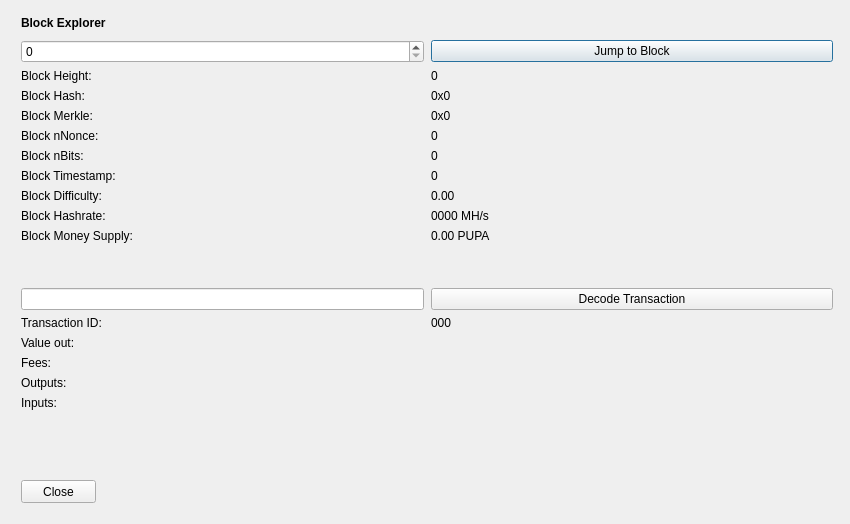
<?xml version="1.0" encoding="UTF-8"?>
<ui version="4.0">
 <class>BlockBrowser</class>
 <widget class="QDialog" name="BlockBrowser">
  <property name="windowModality">
   <enum>Qt::NonModal</enum>
  </property>
  <property name="enabled">
   <bool>true</bool>
  </property>
  <property name="geometry">
   <rect>
    <x>0</x>
    <y>0</y>
    <width>850</width>
    <height>524</height>
   </rect>
  </property>
  <property name="sizePolicy">
   <sizepolicy hsizetype="Preferred" vsizetype="Preferred">
    <horstretch>0</horstretch>
    <verstretch>0</verstretch>
   </sizepolicy>
  </property>
  <property name="minimumSize">
   <size>
    <width>0</width>
    <height>0</height>
   </size>
  </property>
  <property name="acceptDrops">
   <bool>false</bool>
  </property>
  <property name="windowTitle">
   <string>Testcoin Block Explorer</string>
  </property>
  <layout class="QGridLayout">
   <property name="sizeConstraint">
    <enum>QLayout::SetMaximumSize</enum>
   </property>
   <property name="leftMargin">
    <number>21</number>
   </property>
   <property name="topMargin">
    <number>10</number>
   </property>
   <property name="rightMargin">
    <number>10</number>
   </property>
   <item row="1" column="0">
    <widget class="QWidget" name="widget" native="true">
     <widget class="QWidget" name="layoutWidgetBE1">
      <property name="geometry">
       <rect>
        <x>0</x>
        <y>0</y>
        <width>822</width>
        <height>27</height>
       </rect>
      </property>
      <layout class="QHBoxLayout" name="horizontalLayoutBE">
       <property name="spacing">
        <number>7</number>
       </property>
       <item>
        <widget class="QLabel" name="labelBlockExplorer">
         <property name="sizePolicy">
          <sizepolicy hsizetype="Preferred" vsizetype="Maximum">
           <horstretch>0</horstretch>
           <verstretch>0</verstretch>
          </sizepolicy>
         </property>
         <property name="font">
          <font>
           <weight>75</weight>
           <bold>true</bold>
          </font>
         </property>
         <property name="styleSheet">
          <string notr="true">font-weight:bold;</string>
         </property>
         <property name="text">
          <string>Block Explorer</string>
         </property>
        </widget>
       </item>
       <item>
        <spacer name="horizontalSpacerBE">
         <property name="orientation">
          <enum>Qt::Horizontal</enum>
         </property>
         <property name="sizeHint" stdset="0">
          <size>
           <width>40</width>
           <height>20</height>
          </size>
         </property>
        </spacer>
       </item>
      </layout>
     </widget>
     <widget class="QWidget" name="layoutWidgetBE2">
      <property name="geometry">
       <rect>
        <x>0</x>
        <y>30</y>
        <width>812</width>
        <height>410</height>
       </rect>
      </property>
      <layout class="QGridLayout" name="gridLayoutBE" rowstretch="0,0,0,0,0,0,0,0,0,0,0,0,0,0,0,0,0,0,0,0" columnstretch="0,0">
       <property name="sizeConstraint">
        <enum>QLayout::SetDefaultConstraint</enum>
       </property>
       <property name="horizontalSpacing">
        <number>7</number>
       </property>
       <item row="14" column="1">
        <widget class="QLabel" name="txID">
         <property name="text">
          <string>000</string>
         </property>
         <property name="textInteractionFlags">
          <set>Qt::LinksAccessibleByMouse|Qt::TextSelectableByMouse</set>
         </property>
        </widget>
       </item>
       <item row="8" column="1">
        <widget class="QLabel" name="timeBox">
         <property name="text">
          <string>0</string>
         </property>
         <property name="textInteractionFlags">
          <set>Qt::LinksAccessibleByMouse|Qt::TextSelectableByMouse</set>
         </property>
        </widget>
       </item>
       <item row="9" column="1">
        <widget class="QLabel" name="diffBox">
         <property name="text">
          <string>0.00</string>
         </property>
         <property name="textInteractionFlags">
          <set>Qt::LinksAccessibleByMouse|Qt::TextSelectableByMouse</set>
         </property>
        </widget>
       </item>
       <item row="10" column="0">
        <widget class="QLabel" name="hashRateLabel">
         <property name="text">
          <string>Block Hashrate:</string>
         </property>
        </widget>
       </item>
       <item row="9" column="0">
        <widget class="QLabel" name="diffLabel">
         <property name="text">
          <string>Block Difficulty:</string>
         </property>
        </widget>
       </item>
       <item row="17" column="1">
        <widget class="QLabel" name="outputBox">
         <property name="text">
          <string/>
         </property>
         <property name="alignment">
          <set>Qt::AlignLeading|Qt::AlignLeft|Qt::AlignTop</set>
         </property>
         <property name="textInteractionFlags">
          <set>Qt::LinksAccessibleByMouse|Qt::TextSelectableByMouse</set>
         </property>
        </widget>
       </item>
       <item row="3" column="1">
        <widget class="QLabel" name="heightLabelBE1">
         <property name="text">
          <string>0</string>
         </property>
         <property name="textInteractionFlags">
          <set>Qt::LinksAccessibleByMouse|Qt::TextSelectableByMouse</set>
         </property>
        </widget>
       </item>
       <item row="1" column="1">
        <widget class="QPushButton" name="blockButton">
         <property name="text">
          <string>Jump to Block</string>
         </property>
        </widget>
       </item>
       <item row="3" column="0">
        <widget class="QLabel" name="heightLabelBE2">
         <property name="text">
          <string>Block Height:</string>
         </property>
        </widget>
       </item>
       <item row="7" column="0">
        <widget class="QLabel" name="bitsLabel">
         <property name="text">
          <string>Block nBits:</string>
         </property>
        </widget>
       </item>
       <item row="6" column="1">
        <widget class="QLabel" name="nonceBox">
         <property name="text">
          <string>0</string>
         </property>
         <property name="textInteractionFlags">
          <set>Qt::LinksAccessibleByMouse|Qt::TextSelectableByMouse</set>
         </property>
        </widget>
       </item>
       <item row="6" column="0">
        <widget class="QLabel" name="nonceLabel">
         <property name="text">
          <string>Block nNonce:</string>
         </property>
        </widget>
       </item>
       <item row="5" column="1">
        <widget class="QLabel" name="merkleBox">
         <property name="minimumSize">
          <size>
           <width>187</width>
           <height>0</height>
          </size>
         </property>
         <property name="text">
          <string>0x0</string>
         </property>
         <property name="textInteractionFlags">
          <set>Qt::LinksAccessibleByMouse|Qt::TextSelectableByMouse</set>
         </property>
        </widget>
       </item>
       <item row="16" column="0">
        <widget class="QLabel" name="feesLabel">
         <property name="text">
          <string>Fees:</string>
         </property>
        </widget>
       </item>
       <item row="15" column="1">
        <widget class="QLabel" name="valueBox">
         <property name="text">
          <string/>
         </property>
         <property name="textInteractionFlags">
          <set>Qt::LinksAccessibleByMouse|Qt::TextSelectableByMouse</set>
         </property>
        </widget>
       </item>
       <item row="7" column="1">
        <widget class="QLabel" name="bitsBox">
         <property name="text">
          <string>0</string>
         </property>
         <property name="textInteractionFlags">
          <set>Qt::LinksAccessibleByMouse|Qt::TextSelectableByMouse</set>
         </property>
        </widget>
       </item>
       <item row="8" column="0">
        <widget class="QLabel" name="timeLabel">
         <property name="text">
          <string>Block Timestamp:</string>
         </property>
        </widget>
       </item>
       <item row="17" column="0">
        <widget class="QLabel" name="outputLabel">
         <property name="text">
          <string>Outputs:</string>
         </property>
         <property name="alignment">
          <set>Qt::AlignLeading|Qt::AlignLeft|Qt::AlignTop</set>
         </property>
        </widget>
       </item>
       <item row="1" column="0">
        <widget class="QSpinBox" name="heightBox">
         <property name="sizePolicy">
          <sizepolicy hsizetype="Preferred" vsizetype="Fixed">
           <horstretch>0</horstretch>
           <verstretch>0</verstretch>
          </sizepolicy>
         </property>
         <property name="maximum">
          <number>99999999</number>
         </property>
        </widget>
       </item>
       <item row="4" column="0">
        <widget class="QLabel" name="hashLabel">
         <property name="text">
          <string>Block Hash:</string>
         </property>
        </widget>
       </item>
       <item row="16" column="1">
        <widget class="QLabel" name="feesBox">
         <property name="text">
          <string/>
         </property>
         <property name="textInteractionFlags">
          <set>Qt::LinksAccessibleByMouse|Qt::TextSelectableByMouse</set>
         </property>
        </widget>
       </item>
       <item row="4" column="1">
        <widget class="QLabel" name="hashBox">
         <property name="enabled">
          <bool>true</bool>
         </property>
         <property name="sizePolicy">
          <sizepolicy hsizetype="Preferred" vsizetype="Preferred">
           <horstretch>0</horstretch>
           <verstretch>0</verstretch>
          </sizepolicy>
         </property>
         <property name="minimumSize">
          <size>
           <width>0</width>
           <height>0</height>
          </size>
         </property>
         <property name="text">
          <string>0x0</string>
         </property>
         <property name="textInteractionFlags">
          <set>Qt::LinksAccessibleByMouse|Qt::TextSelectableByMouse</set>
         </property>
        </widget>
       </item>
       <item row="14" column="0">
        <widget class="QLabel" name="txLabel">
         <property name="text">
          <string>Transaction ID:</string>
         </property>
        </widget>
       </item>
       <item row="15" column="0">
        <widget class="QLabel" name="valueLabel">
         <property name="text">
          <string>Value out:</string>
         </property>
        </widget>
       </item>
       <item row="13" column="0">
        <widget class="QLineEdit" name="txBox">
         <property name="sizePolicy">
          <sizepolicy hsizetype="Preferred" vsizetype="Fixed">
           <horstretch>0</horstretch>
           <verstretch>0</verstretch>
          </sizepolicy>
         </property>
         <property name="inputMask">
          <string comment="Transaction id" extracomment="Transaction id"/>
         </property>
        </widget>
       </item>
       <item row="12" column="0">
        <spacer name="verticalSpacer_2">
         <property name="orientation">
          <enum>Qt::Vertical</enum>
         </property>
         <property name="sizeHint" stdset="0">
          <size>
           <width>20</width>
           <height>20</height>
          </size>
         </property>
        </spacer>
       </item>
       <item row="10" column="1">
        <widget class="QLabel" name="hashRateBox">
         <property name="text">
          <string>0000 MH/s</string>
         </property>
         <property name="textInteractionFlags">
          <set>Qt::LinksAccessibleByMouse|Qt::TextSelectableByMouse</set>
         </property>
        </widget>
       </item>
       <item row="19" column="0">
        <spacer name="verticalSpacer">
         <property name="orientation">
          <enum>Qt::Vertical</enum>
         </property>
         <property name="sizeHint" stdset="0">
          <size>
           <width>20</width>
           <height>40</height>
          </size>
         </property>
        </spacer>
       </item>
       <item row="13" column="1">
        <widget class="QPushButton" name="txButton">
         <property name="text">
          <string>Decode Transaction</string>
         </property>
        </widget>
       </item>
       <item row="18" column="0">
        <widget class="QLabel" name="inputLabel">
         <property name="text">
          <string>Inputs:</string>
         </property>
         <property name="alignment">
          <set>Qt::AlignLeading|Qt::AlignLeft|Qt::AlignTop</set>
         </property>
        </widget>
       </item>
       <item row="5" column="0">
        <widget class="QLabel" name="merkleLabel">
         <property name="text">
          <string>Block Merkle:</string>
         </property>
        </widget>
       </item>
       <item row="18" column="1">
        <widget class="QLabel" name="inputBox">
         <property name="text">
          <string/>
         </property>
         <property name="alignment">
          <set>Qt::AlignLeading|Qt::AlignLeft|Qt::AlignTop</set>
         </property>
         <property name="textInteractionFlags">
          <set>Qt::LinksAccessibleByMouse|Qt::TextSelectableByMouse</set>
         </property>
        </widget>
       </item>
       <item row="11" column="0">
        <widget class="QLabel" name="moneySupplyLabel">
         <property name="text">
          <string>Block Money Supply:</string>
         </property>
        </widget>
       </item>
       <item row="11" column="1">
        <widget class="QLabel" name="moneySupplyBox">
         <property name="text">
          <string>0.00 PUPA</string>
         </property>
         <property name="textInteractionFlags">
          <set>Qt::LinksAccessibleByMouse|Qt::TextSelectableByMouse</set>
         </property>
        </widget>
       </item>
      </layout>
     </widget>
     <widget class="QPushButton" name="closeButton">
      <property name="geometry">
       <rect>
        <x>0</x>
        <y>470</y>
        <width>75</width>
        <height>23</height>
       </rect>
      </property>
      <property name="text">
       <string>Close</string>
      </property>
     </widget>
    </widget>
   </item>
  </layout>
 </widget>
 <resources/>
 <connections/>
</ui>
